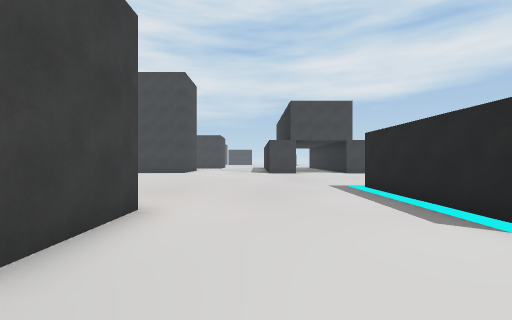
[1] (above)

24 first-person views from a walk through a scene from a Unity 3-D project. The camera is 1.5 m above the floor, looks level and sees 90° across. The floor is counted in squares, 2 m on a side. Each view is taken from the middle of a square. On the plan, view 1 faces up. The plan holds only what a view shows up to about 9 squares ahead; the rest is blank. The place goes on beyond the plan. The player is left out.

[2]
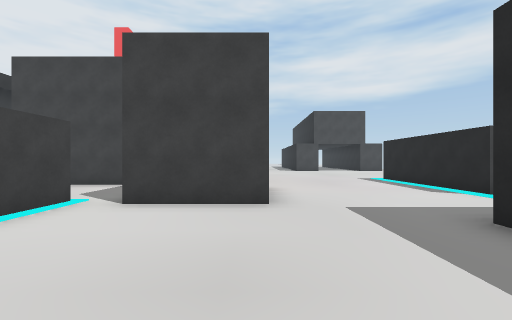

[3]
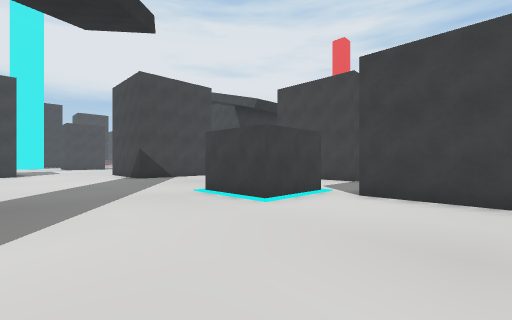

[4]
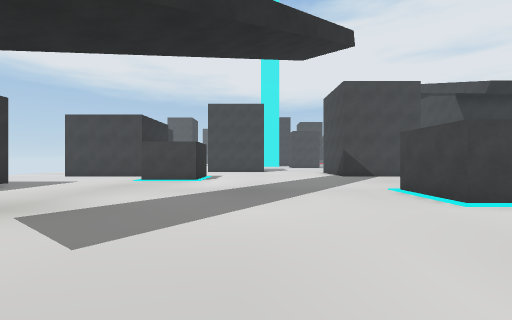

[5]
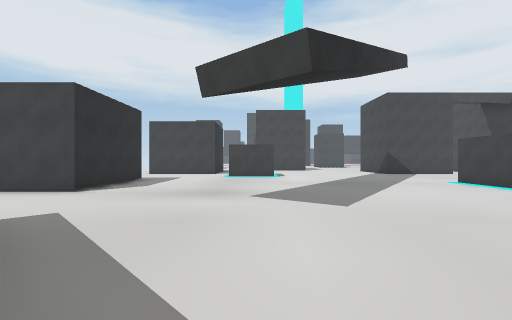

[6]
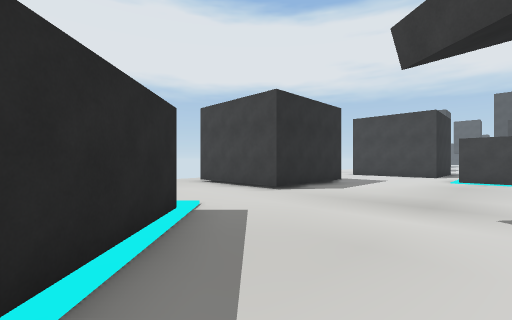

[7]
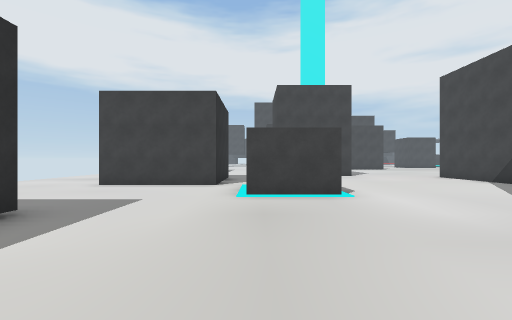

[8]
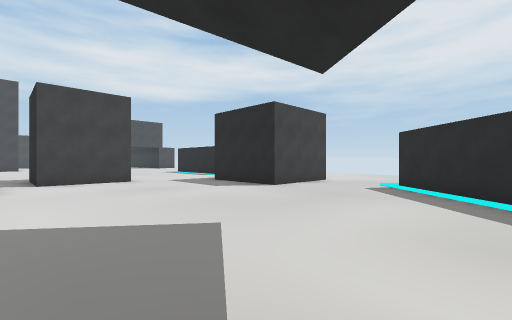

[9]
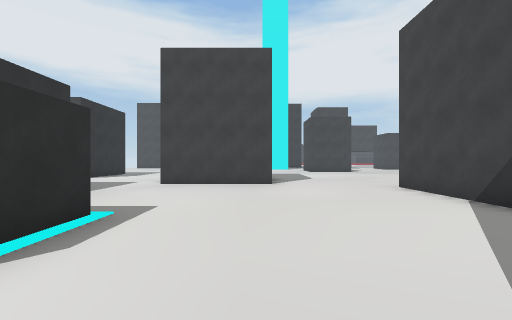

[10]
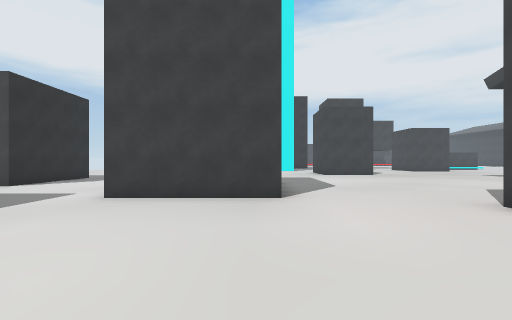

[11]
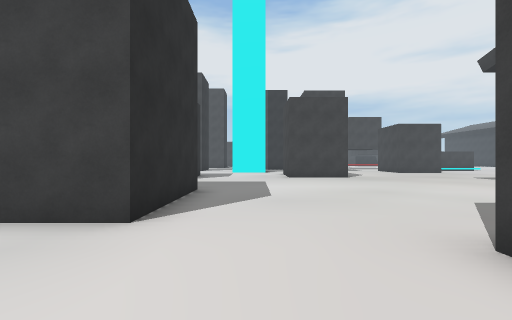

[12]
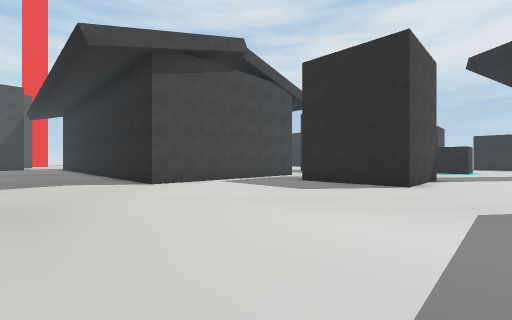

[13]
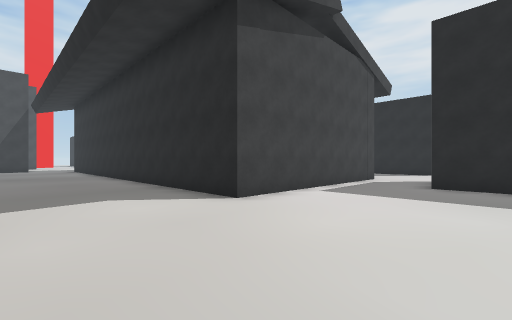

[14]
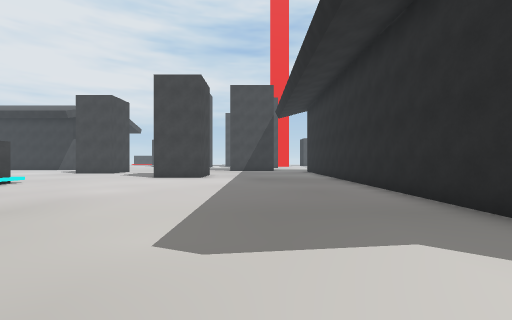

[15]
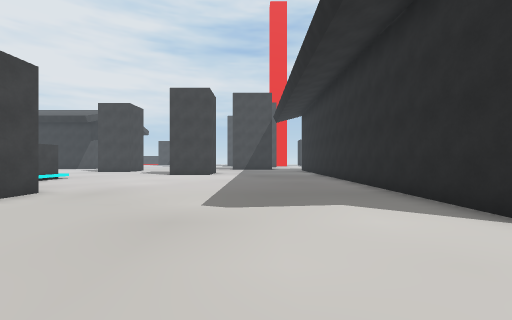

[16]
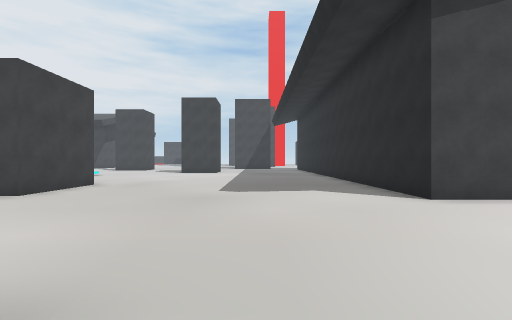

[17]
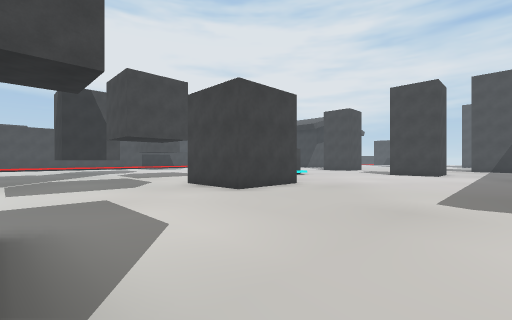

[18]
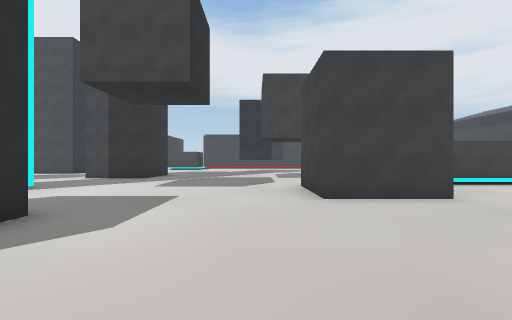

[19]
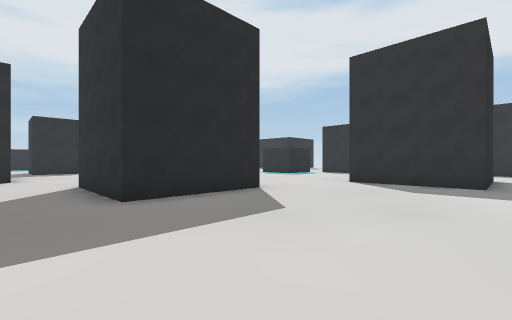

[20]
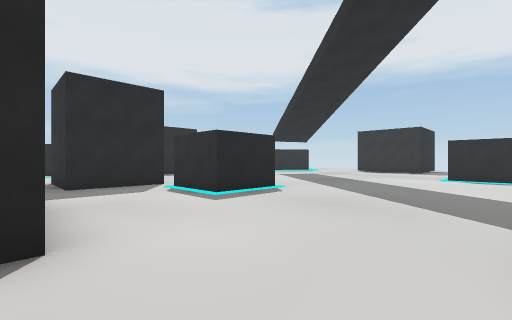

[21]
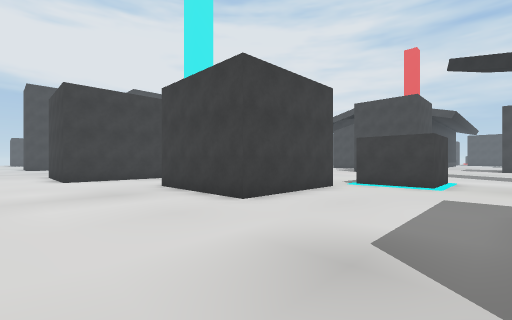

[22]
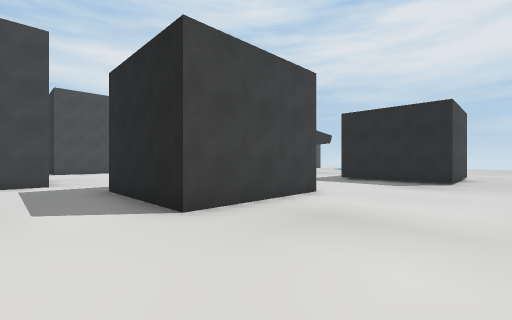

[23]
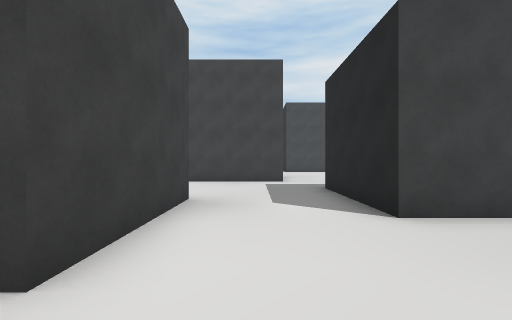

[24]
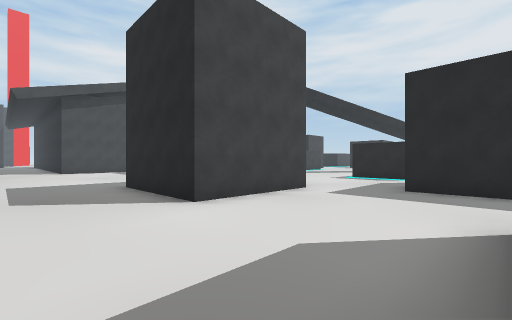

### Floor plan
Points are (right, up) in squares from view 1. A wall is a line through its corners. A room is listed if a view was taken in it or the views show most of it. See-through windows are left out.
Room 1 (views 1, 2, 3, 4, 5, 6, 7, 8, 9, 10, 11, 21, 22, 23)
walls: (-12.5, -6.2) (-10.4, -6.2) (-10.4, -8.2) (-12.4, -8.2); (-8.5, -11.2) (-5, -11.2) (-5, -12.4); (-7.3, -0.4) (-7.3, 1.5) (-5.3, 1.5) (-5.3, -0.4) (-7.3, -0.4); (-13.9, -9.2) (-12.7, -9.2) (-12.7, -12.7) (-16.2, -12.7); (-1.8, -10.5) (2.8, -5.7); (-12.9, 0) (-16.2, 0); (-6.6, -14.8) (-8.5, -14.8) (-8.5, -12.8); (-17.1, -3.5) (-17.1, -7); (-1.8, 1.4) (-4.3, 1.4) (-4.3, 3.9); (-5.9, 4.8) (-7.6, 4.8); (2.8, -3) (0.8, -3) (0.8, 0); (-19.3, -13.5) (-19.3, -14.5)
ways out: opening at (-17.6, -11) to room 2; opening at (-16.3, -2) to room 2; opening at (-11, 4) to room 3; opening at (-5, 4) to room 3; opening at (-0.5, 1.5) to room 3; opening at (-19, -15.5) to room 4; opening at (-3.8, -13.2); opening at (3, -4.5)
Room 2 (views 12, 13, 14, 15, 16, 17, 18, 19)
walls: (-27.5, 1.9) (-27, 1.9); (-28.9, 8.9) (-28.9, 6.3) (-31.5, 6.3); (-31.9, 13.2) (-31.9, 11.1); (-16.2, 0) (-16.2, 3.5) (-13.6, 3.5); (-15.1, 5.8) (-20.7, 5.8) (-20.7, 14); (-17.1, -7) (-20.7, -7) (-20.7, -3.5) (-17.1, -3.5); (-21, -11) (-19.3, -11) (-19.3, -13.5); (-16.2, -12.7) (-16.2, -9.1)
low walls: (-31.7, 13.5) (-31.7, 10.9)
ways out: opening at (-17.6, -11) to room 1; opening at (-16.3, -2) to room 1; opening at (-14, 4.5) to room 3; opening at (-22.3, -9) to room 4
Room 3 (view 20)
walls: (-4.3, 3.9) (-1.8, 3.9) (-1.8, 1.8); (2.9, 2.4) (2.9, 7); (-13.6, 3.5) (-12.6, 3.5)
ways out: opening at (-11, 4) to room 1; opening at (-5, 4) to room 1; opening at (-0.5, 1.5) to room 1; opening at (-14, 4.5) to room 2; opening at (3, 1.5)
Room 4 (view 24)
walls: (-19.3, -14.5) (-20.1, -14.5)
ways out: opening at (-19, -15.5) to room 1; opening at (-22.3, -9) to room 2

Positions as (right, up) in squares from view 1, and headings:
1: (0, 0), facing up
2: (-2, -3), facing up
3: (-2, -4), facing up-left
4: (-1, -4), facing left
5: (1, -7), facing left
6: (0, -7), facing down-left
7: (-5, -8), facing left
8: (-5, -8), facing up-right
9: (-9, -4), facing left
10: (-12, -4), facing left
11: (-14, -2), facing left
12: (-24, -2), facing up-right
13: (-24, 2), facing up-right
14: (-24, 5), facing up
15: (-24, 3), facing up
16: (-24, 1), facing up
17: (-24, 2), facing up-left
18: (-24, 5), facing left
19: (-21, 5), facing down-right
20: (-12, 5), facing down-right
21: (-9, -16), facing up-left
22: (-18, -16), facing up-right
23: (-18, -16), facing up
24: (-23, -11), facing up-right
